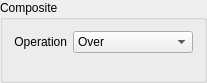
<?xml version="1.0" encoding="UTF-8"?>
<ui version="4.0">
 <class>GroupBox</class>
 <widget class="QGroupBox" name="GroupBox">
  <property name="geometry">
   <rect>
    <x>0</x>
    <y>0</y>
    <width>207</width>
    <height>83</height>
   </rect>
  </property>
  <property name="windowTitle">
   <string>GroupBox</string>
  </property>
  <property name="title">
   <string>Composite</string>
  </property>
  <layout class="QFormLayout" name="formLayout">
   <item row="0" column="1">
    <widget class="QComboBox" name="comboBox">
     <item>
      <property name="text">
       <string>Over</string>
      </property>
     </item>
     <item>
      <property name="text">
       <string>Add</string>
      </property>
     </item>
     <item>
      <property name="text">
       <string>Difference</string>
      </property>
     </item>
     <item>
      <property name="text">
       <string>Inv Difference</string>
      </property>
     </item>
     <item>
      <property name="text">
       <string>Replace</string>
      </property>
     </item>
     <item>
      <property name="text">
       <string>Topmost</string>
      </property>
     </item>
    </widget>
   </item>
   <item row="1" column="1">
    <spacer name="verticalSpacer">
     <property name="orientation">
      <enum>Qt::Vertical</enum>
     </property>
     <property name="sizeHint" stdset="0">
      <size>
       <width>20</width>
       <height>10</height>
      </size>
     </property>
    </spacer>
   </item>
   <item row="0" column="0">
    <widget class="QLabel" name="label">
     <property name="text">
      <string>Operation</string>
     </property>
     <property name="alignment">
      <set>Qt::AlignRight|Qt::AlignTrailing|Qt::AlignVCenter</set>
     </property>
    </widget>
   </item>
  </layout>
 </widget>
 <resources/>
 <connections/>
</ui>
